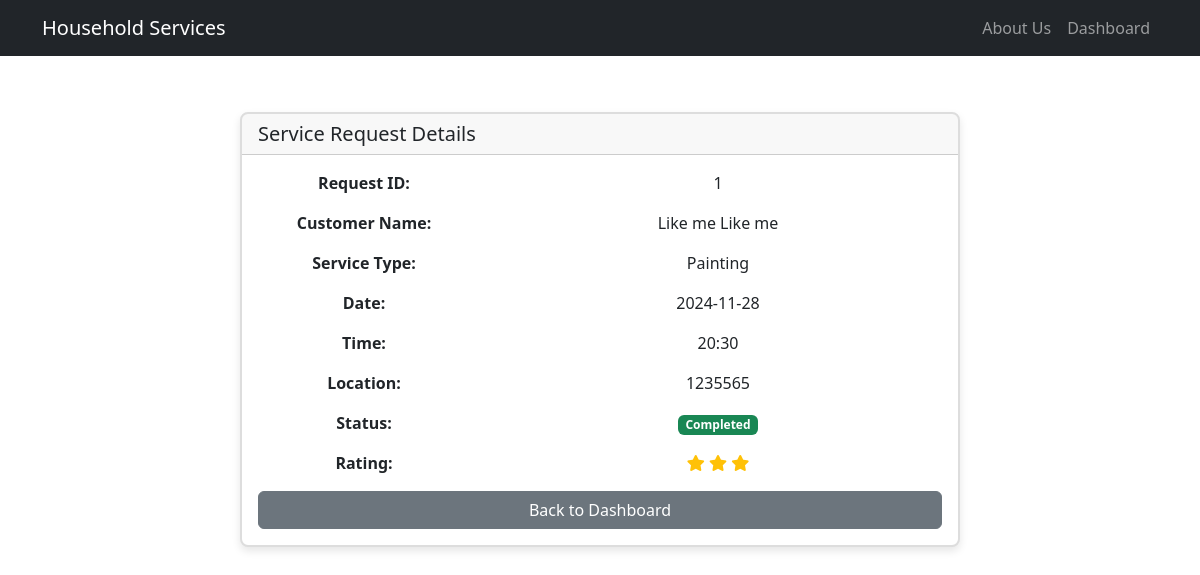
Screenshot of /service/details/1 (signed in) with the database file from the repository.
### model.py (models this page shows, shortened)
class ServiceRequest(db.Model):
    id = db.Column(db.Integer, primary_key=True)
    service_id = db.Column(db.Integer, db.ForeignKey('service.id'), nullable=False)
    customer_id = db.Column(db.Integer, db.ForeignKey('customer.id'), nullable=False)
    professional_id = db.Column(db.Integer, db.ForeignKey('service_professional.id'))
    date_of_request = db.Column(db.DateTime, default=datetime.utcnow, nullable=False)
    date_of_completion = db.Column(db.DateTime)
    status = db.Column(db.String(20), default='requested')  # requested, accepted, in_progress, completed, cancelled
    remarks = db.Column(db.Text)
    rating = db.Column(db.Integer)  # 1-5 rating
    review = db.Column(db.Text)
    service = db.relationship('Service', backref='requests')
    preferred_date = db.Column(db.Date, nullable=False)
    preferred_time = db.Column(db.Time, nullable=False)
    address = db.Column(db.String(200), nullable=False)
    pincode = db.Column(db.String(10), nullable=False)
    description = db.Column(db.Text)
    sub_service_id = db.Column(db.Integer, db.ForeignKey('sub_service.id'))
    sub_service = db.relationship('SubService', backref='requests')

class User(UserMixin, db.Model):
    id = db.Column(db.Integer, primary_key=True)
    username = db.Column(db.String(80), unique=True, nullable=False)
    email = db.Column(db.String(120), unique=True, nullable=False)
    password_hash = db.Column(db.String(128), nullable=False)
    type = db.Column(db.String(50), nullable=False)
    created_at = db.Column(db.DateTime, default=datetime.utcnow)
    updated_at = db.Column(db.DateTime, default=datetime.utcnow, onupdate=datetime.utcnow)
    __mapper_args__ = {
        'polymorphic_identity': 'user',
        'polymorphic_on': type
    }

class Customer(User):
    __tablename__ = 'customer'
    __mapper_args__ = {'polymorphic_identity': 'customer'}
    id = db.Column(db.Integer, db.ForeignKey('user.id'), primary_key=True)
    name = db.Column(db.String(100), nullable=False)  # Changed to 100 to match form
    address = db.Column(db.String(200), nullable=False)  # Made nullable=False to match form requirements
    pincode = db.Column(db.String(10), nullable=False)  # Added pincode field
    phone = db.Column(db.String(20))
    requests = db.relationship('ServiceRequest', backref='customer', lazy='dynamic')
    is_active = db.Column(db.Boolean, default=True)

class Service(db.Model):
    id = db.Column(db.Integer, primary_key=True)
    name = db.Column(db.String(100), nullable=False)
    description = db.Column(db.Text)
    created_at = db.Column(db.DateTime, default=datetime.utcnow)
    is_active = db.Column(db.Boolean, default=True)

### routes.py (the view)
@app.route('/service/details/<int:request_id>')
@login_required
def view_service_details(request_id):
    if current_user.type != 'service_professional':
        flash('Access denied.', 'danger')
        return redirect(url_for('dashboard'))
    service = ServiceRequest.query.get_or_404(request_id)
    if service.professional_id != current_user.id:
        flash('Access denied.', 'danger')
        return redirect(url_for('dashboard'))
    return render_template('professional/service_details.html', service=service)

### app.py (called while the page is built)
@login_manager.user_loader
def load_user(user_id):
    return User.query.get(int(user_id))

### templates/professional/service_details.html (shortened to what this page needs)
{% extends "main.html" %}
{% block content %}
<div class="container mt-4">
    <div class="row">
        <div class="col-md-8 mx-auto">
            <div class="card">
                <div class="card-header">
                    <h5 class="card-title mb-0">Service Request Details</h5>
                </div>
                <div class="card-body">
                    <div class="row mb-3">
                        <div class="col-md-4 fw-bold">Request ID:</div>
                        <div class="col-md-8">{{ service.id }}</div>
                    </div>
                    <div class="row mb-3">
                        <div class="col-md-4 fw-bold">Customer Name:</div>
                        <div class="col-md-8">{{ service.customer.name }}</div>
                    </div>
                    <div class="row mb-3">
                        <div class="col-md-4 fw-bold">Service Type:</div>
                        <div class="col-md-8">{{ service.service.name }}</div>
                    </div>
                    <div class="row mb-3">
                        <div class="col-md-4 fw-bold">Date:</div>
                        <div class="col-md-8">{{ service.preferred_date.strftime('%Y-%m-%d') }}</div>
                    </div>
                    <div class="row mb-3">
                        <div class="col-md-4 fw-bold">Time:</div>
                        <div class="col-md-8">{{ service.preferred_time.strftime('%H:%M') }}</div>
                    </div>
                    <div class="row mb-3">
                        <div class="col-md-4 fw-bold">Location:</div>
                        <div class="col-md-8">{{ service.pincode }}</div>
                    </div>
                    <div class="row mb-3">
                        <div class="col-md-4 fw-bold">Status:</div>
                        <div class="col-md-8">
                            <span class="badge bg-success">Completed</span>
                        </div>
                    </div>
                    <div class="row mb-3">
                        <div class="col-md-4 fw-bold">Rating:</div>
                        <div class="col-md-8">
                            {% if service.rating %}
                                <span class="text-warning">
                                    {% for i in range(service.rating) %}
                                        <i class="fas fa-star"></i>
                                    {% endfor %}
                                </span>
                            {% else %}
                                <span class="text-muted">Not rated yet</span>
                            {% endif %}
                        </div>
                    </div>
                    <div class="d-grid gap-2">
                        <a href="{{ url_for('dashboard') }}" class="btn btn-secondary">Back to Dashboard</a>
                    </div>
                </div>
            </div>
        </div>
    </div>
</div>
{% endblock %}

### static/css/style.css (style rules this page uses)
.card { box-shadow: 0 0 10px rgba(0,0,0,0.1); margin-top: 2rem; }
.card-body { padding: 2rem; }
.card { border: 2px solid #ddd; border-radius: 8px; box-shadow: 0 4px 8px rgba(0, 0, 0, 0.1); transition: transform 0.2s, box-shadow 0.2s; overflow: hidden; }
.card-body { padding: 16px; text-align: center; }

### rows the page displays
ServiceRequest: id "1", preferred_date "2024-11-28", preferred_time "20:30", pincode "1235565", rating 3 (drawn)
Customer: customer.name "Like me Like me"
Service: service.name "Painting"
